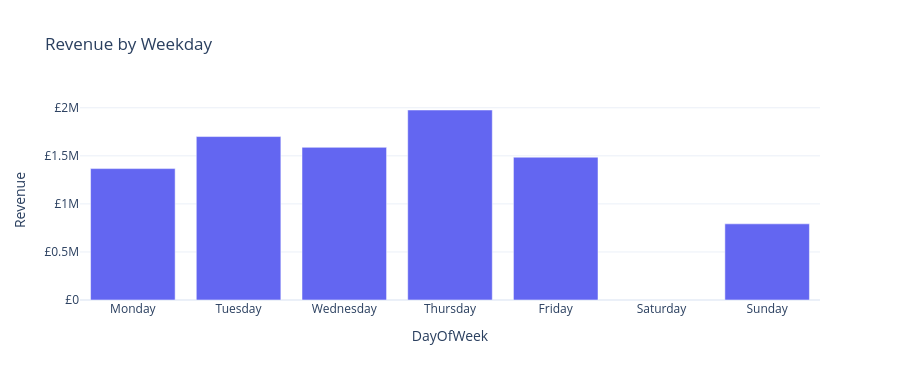

Notebook code cell kept with this figure:
### Markdown cell above
## Day-of-week pattern

### Code cell
dow_order = ["Monday", "Tuesday", "Wednesday", "Thursday", "Friday", "Saturday", "Sunday"]
dow = (
    reg.groupby("DayOfWeek")
    .agg(Revenue=("LineRevenue", "sum"), Orders=("InvoiceNo", "nunique"))
    .reindex(dow_order)
    .reset_index()
)
fig = px.bar(dow, x="DayOfWeek", y="Revenue", title="Revenue by Weekday")
fig.update_traces(marker_color="#6366f1")
fig.update_layout(template="plotly_white", yaxis_tickprefix="£", height=380)
fig.show()

### Figure 1 — Plotly figure (JSON) as saved in the notebook; plotly's stock layout.template omitted (floating-point values rounded to 4 significant figures)
{"data": [{"hovertemplate": "DayOfWeek=%{x}<br>Revenue=%{y}<extra></extra>", "legendgroup": "", "marker": {"color": "#6366f1", "pattern": {"shape": ""}}, "name": "", "orientation": "v", "showlegend": false, "textposition": "auto", "type": "bar", "x": ["Monday", "Tuesday", "Wednesday", "Thursday", "Friday", "Saturday", "Sunday"], "xaxis": "x", "y": [1367000.0, 1701000.0, 1588000.0, 1977000.0, 1486000.0, NaN, 792500.0], "yaxis": "y"}], "layout": {"barmode": "relative", "height": 380, "legend": {"tracegroupgap": 0}, "title": {"text": "Revenue by Weekday"}, "xaxis": {"anchor": "y", "domain": [0, 1], "title": {"text": "DayOfWeek"}}, "yaxis": {"anchor": "x", "domain": [0, 1], "tickprefix": "£", "title": {"text": "Revenue"}}}}
